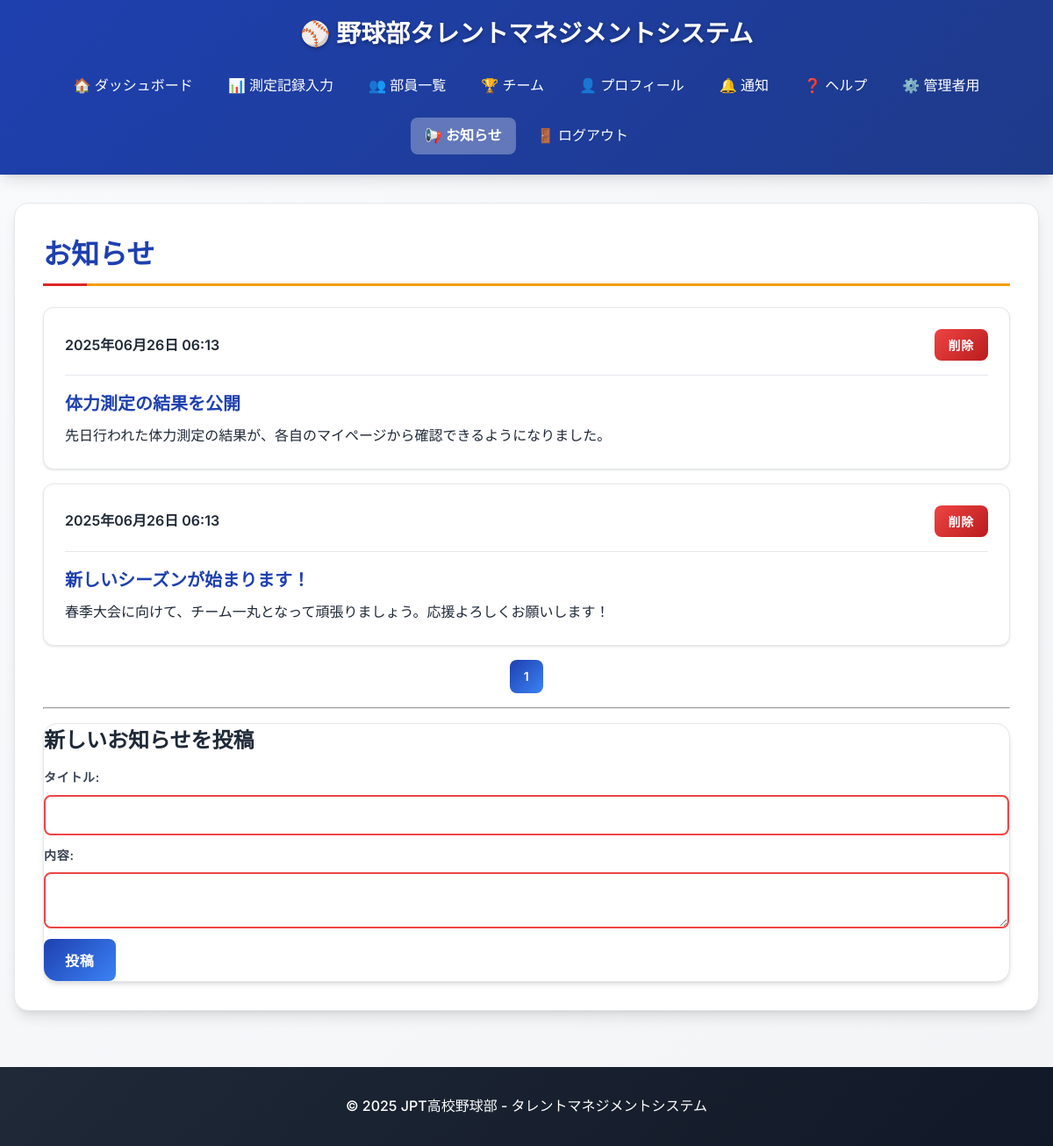
The app's page /news/ (signed in) with its own data.
### db_models.py (models this page shows, shortened)
class News(db.Model):
    id = db.Column(db.Integer, primary_key=True)
    title = db.Column(db.String(100), nullable=False)
    content = db.Column(db.Text, nullable=False)
    post_date = db.Column(db.DateTime, nullable=False, default=datetime.utcnow)

### blueprints/news.py (the view)
@news_bp.route('/')
@login_required
def news():
    page = request.args.get('page', 1, type=int)
    per_page = 5  # 1ページあたりの項目数
    news_posts_pagination = News.query.order_by(News.post_date.desc()).paginate(page=page, per_page=per_page, error_out=False)
    return render_template('news.html', news_posts_pagination=news_posts_pagination)

### app/app.py (called while the page is built)
@login_manager.user_loader
def load_user(user_id):
    return db.session.get(User, int(user_id))

@app.context_processor
def inject_measurement_data():
    if not current_user.is_authenticated:
        return {}
    notice_cnt = 0
    if current_user.has_any_role("manager"):
        notice_cnt = MeasurementRecord.query.filter_by(created_by=current_user.user_id, status='rejected').count()
    elif current_user.has_any_role("member"):
        notice_cnt = MeasurementRecord.query.filter_by(user_id=current_user.user_id, status='draft').count()
    elif current_user.has_any_role("coach"):
        notice_cnt = MeasurementRecord.query.filter_by(status='pending_coach').count()
    return {
        "notice_cnt": notice_cnt
    }

### db_models.py (called while the page is built)
    def has_any_role(self, *roles):
        return any(role.name in roles for role in self.roles)

### app/templates/news.html (shortened to what this page needs)
{% extends "base.html" %}
{% block content %}
<div class="container fade-in">
    <h1 class="mb-4"> お知らせ</h1>
    {% for post in news_posts_pagination.items %}
    <div class="card mb-4 shadow-sm">
        <div class="card-header d-flex justify-content-between align-items-center">
            <span class="fw-bold text-primary">{{ post.post_date.strftime('%Y年%m月%d日 %H:%M') }}</span>
            {% if current_user.has_any_role('director', 'coach', 'administer') %}
                <form action="{{ url_for('news.delete_news', news_id=post.id) }}" method="post" onsubmit="return confirm('本当にこのお知らせを削除しますか？');" style="display:inline;">
                    <button type="submit" class="btn btn-danger btn-sm">削除</button>
                </form>
            {% endif %}
        </div>
        <div class="card-body">
            <h3 class="card-title mb-2">{{ post.title }}</h3>
            <p class="card-text">{{ post.content }}</p>
        </div>
    </div>
    {% else %}
    <div class="alert alert-info">まだお知らせはありません。</div>
    {% endfor %}
    <div class="pagination d-flex justify-content-center gap-2 mb-4">
        {% for page_num in news_posts_pagination.iter_pages() %}
            {% if page_num %}
                {% if news_posts_pagination.page == page_num %}
                    <span class="btn btn-primary btn-sm disabled">{{ page_num }}</span>
                {% else %}
                    <a href="{{ url_for('news.news', page=page_num) }}" class="btn btn-outline-primary btn-sm">{{ page_num }}</a>
                {% endif %}
            {% else %}
                <span class="btn btn-light btn-sm disabled">...</span>
            {% endif %}
        {% endfor %}
    </div>
    {% if current_user.has_any_role('director', 'coach', 'administer') %}
    <hr>
    <div class="admin-section mt-4">
        <h2 class="mb-3"> 新しいお知らせを投稿</h2>
        <form action="{{ url_for('news.post_news') }}" method="post">
            <div class="form-group mb-3">
                <label for="title" class="fw-bold">タイトル:</label>
                <input type="text" id="title" name="title" class="form-control" required>
            </div>
            <div class="form-group mb-3">
                <label for="content" class="fw-bold">内容:</label>
                <textarea id="content" name="content" class="form-control" required></textarea>
            </div>
            <div class="form-buttons">
                <input type="submit" value="投稿" class="btn btn-primary">
            </div>
        </form>
    </div>
    {% endif %}
</div>
{% endblock %}

### app/static/styles.css (style rules this page uses)
:root { --primary-color: #1e40af; --primary-light: #3b82f6; --primary-dark: #1e3a8a; --secondary-color: #dc2626; --secondary-light: #ef4444; --secondary-dark: #b91c1c; --accent-color: #f59e0b; --accent-light: #fbbf24; --white: #ffffff; --gray-50: #f9fafb; --gray-100: #f3f4f6; --gray-200: #e5e7eb; --gray-300: #d1d5db; --gray-400: #9ca3af; --gray-500: #6b7280; --gray-600: #4b5563; --gray-700: #374151; --gray-800: #1f2937; --gray-900: #111827; --success: #10b981; --warning: #f59e0b; --error: #ef4444; --info: #3b82f6; --shadow-sm: 0 1px 2px 0 rgb(0 0 0 / 0.05); --shadow: 0 1px 3px 0 rgb(0 0 0 / 0.1), 0 1px 2px -1px rgb(0 0 0 / 0.1); --shadow-md: 0 4px 6px -1px rgb(0 0 0 / 0.1), 0 2px 4px -2px rgb(0 0 0 / 0.1); --shadow-lg: 0 10px 15px -3px rgb(0 0 0 / 0.1), 0 4px 6px -4px rgb(0 0 0 / 0.1); --radius-sm: 0.375rem; --radius: 0.5rem; --radius-md: 0.75rem; --radius-lg: 1rem; --transition: all 0.2s ease-in-out; }
* { margin: 0; padding: 0; box-sizing: border-box; }
html { font-size: 16px; scroll-behavior: smooth; }
body { font-family: 'Inter', 'Segoe UI', Tahoma, Geneva, Verdana, sans-serif; line-height: 1.6; color: var(--gray-800); background: linear-gradient(135deg, var(--gray-50) 0%, var(--gray-100) 100%); min-height: 100vh; }
.container { background: var(--white); border-radius: var(--radius-lg); box-shadow: var(--shadow-lg); padding: 2rem; margin-bottom: 2rem; border: 1px solid var(--gray-200); }
.container h1 { color: var(--primary-color); font-size: 2rem; font-weight: 700; margin-bottom: 1.5rem; padding-bottom: 0.5rem; border-bottom: 3px solid var(--accent-color); position: relative; }
.container h1::after { content: ''; position: absolute; bottom: -3px; left: 0; width: 50px; height: 3px; background: var(--secondary-color); }
.card { background: var(--white); border-radius: var(--radius-md); box-shadow: var(--shadow); padding: 1.5rem; margin-bottom: 1.5rem; border: 1px solid var(--gray-200); transition: var(--transition); }
.card-header { border-bottom: 1px solid var(--gray-200); padding-bottom: 1rem; margin-bottom: 1rem; }
.card-title { font-size: 1.25rem; font-weight: 600; color: var(--primary-color); margin: 0; }
.form-group { margin-bottom: 1.5rem; }
.form-group label { display: block; margin-bottom: 0.5rem; font-weight: 600; color: var(--gray-700); font-size: 0.875rem; text-transform: uppercase; letter-spacing: 0.05em; }
.form-control { width: 100%; padding: 0.75rem 1rem; border: 2px solid var(--gray-300); border-radius: var(--radius); font-size: 1rem; transition: var(--transition); background: var(--white); }
.form-control:invalid { border-color: var(--error); }
.btn { display: inline-flex; align-items: center; justify-content: center; padding: 0.75rem 1.5rem; border: none; border-radius: var(--radius); font-size: 1rem; font-weight: 600; text-decoration: none; cursor: pointer; transition: var(--transition); text-transform: uppercase; letter-spacing: 0.05em; position: relative; overflow: hidden; }
.btn::before { content: ''; position: absolute; top: 0; left: -100%; width: 100%; height: 100%; background: linear-gradient(90deg, transparent, rgba(255, 255, 255, 0.2), transparent); transition: left 0.5s; }
.btn-primary { background: linear-gradient(135deg, var(--primary-color) 0%, var(--primary-light) 100%); color: var(--white); }
.btn-danger { background: linear-gradient(135deg, var(--error) 0%, var(--secondary-dark) 100%); color: var(--white); }
.btn-sm { padding: 0.5rem 1rem; font-size: 0.875rem; }
.fw-bold { font-weight: 600; }
.mb-2 { margin-bottom: 0.5rem; }
.mb-3 { margin-bottom: 0.75rem; }
.mb-4 { margin-bottom: 1rem; }
.mt-4 { margin-top: 1rem; }
.d-flex { display: flex; }
.justify-content-center { justify-content: center; }
.justify-content-between { justify-content: space-between; }
.align-items-center { align-items: center; }
.gap-2 { gap: 0.5rem; }
.fade-in { animation: fadeIn 0.5s ease-out; }
.admin-section { background: var(--white); border-radius: var(--radius-lg); box-shadow: var(--shadow-md); border: 1px solid var(--gray-200); overflow: hidden; }
.form-group { display: flex; flex-direction: column; }
.form-group label { font-weight: 600; margin-bottom: 0.5rem; color: var(--gray-700); }

### records on screen
News: post_date "2025年06月26日 06:13", title "体力測定の結果を公開", content "先日行われた体力測定の結果が、各自のマイページから確認できるようになりました。"
News: post_date "2025年06月26日 06:13", title "新しいシーズンが始まります！", content "春季大会に向けて、チーム一丸となって頑張りましょう。応援よろしくお願いします！"

### other values on screen
{{ page_num }} "1"
